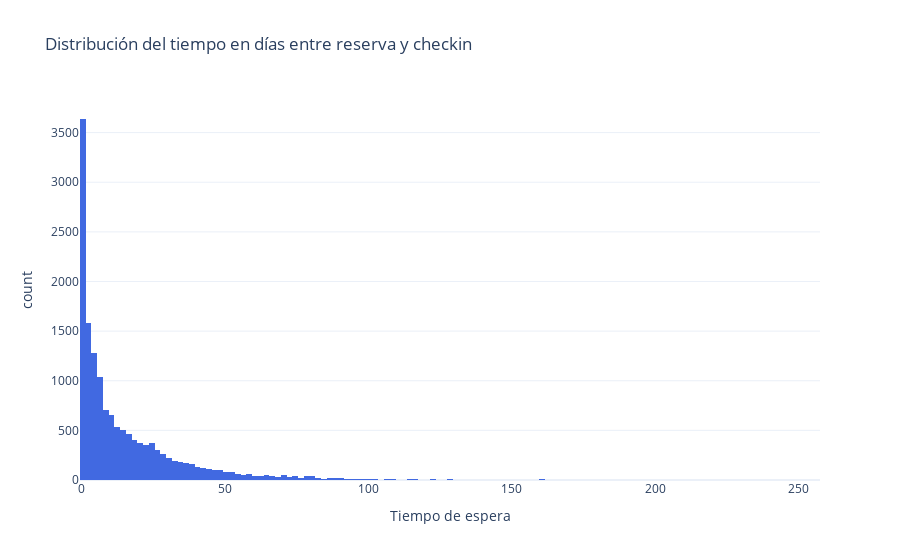

The code cell stored with this chart in its notebook:
### Code cell
import plotly.express as px

fig = px.histogram(
    reservations_df,
    x='lead_time',
    nbins=200,  # ajusta la cantidad de bins según tu rango de valores
    title='Distribución del tiempo en días entre reserva y checkin',
    labels={'lead_time': 'Tiempo de espera'},
    color_discrete_sequence=['royalblue']
)

fig.update_layout(template='plotly_white')
fig.show()

### Figure 1 — Plotly figure (JSON) as saved in the notebook; plotly's stock layout.template omitted (floating-point values rounded to 4 significant figures; data arrays with more than 128 entries replaced by an {"elided": "..."} marker saying what was removed)
{"data": [{"alignmentgroup": "True", "bingroup": "x", "hovertemplate": "Tiempo de espera=%{x}<br>count=%{y}<extra></extra>", "legendgroup": "", "marker": {"color": "royalblue", "pattern": {"shape": ""}}, "name": "", "nbinsx": 200, "offsetgroup": "", "orientation": "v", "showlegend": false, "type": "histogram", "x": {"elided": "15012 int values"}, "xaxis": "x", "yaxis": "y"}], "layout": {"barmode": "relative", "legend": {"tracegroupgap": 0}, "title": {"text": "Distribución del tiempo en días entre reserva y checkin"}, "xaxis": {"anchor": "y", "domain": [0, 1], "title": {"text": "Tiempo de espera"}}, "yaxis": {"anchor": "x", "domain": [0, 1], "title": {"text": "count"}}}}
